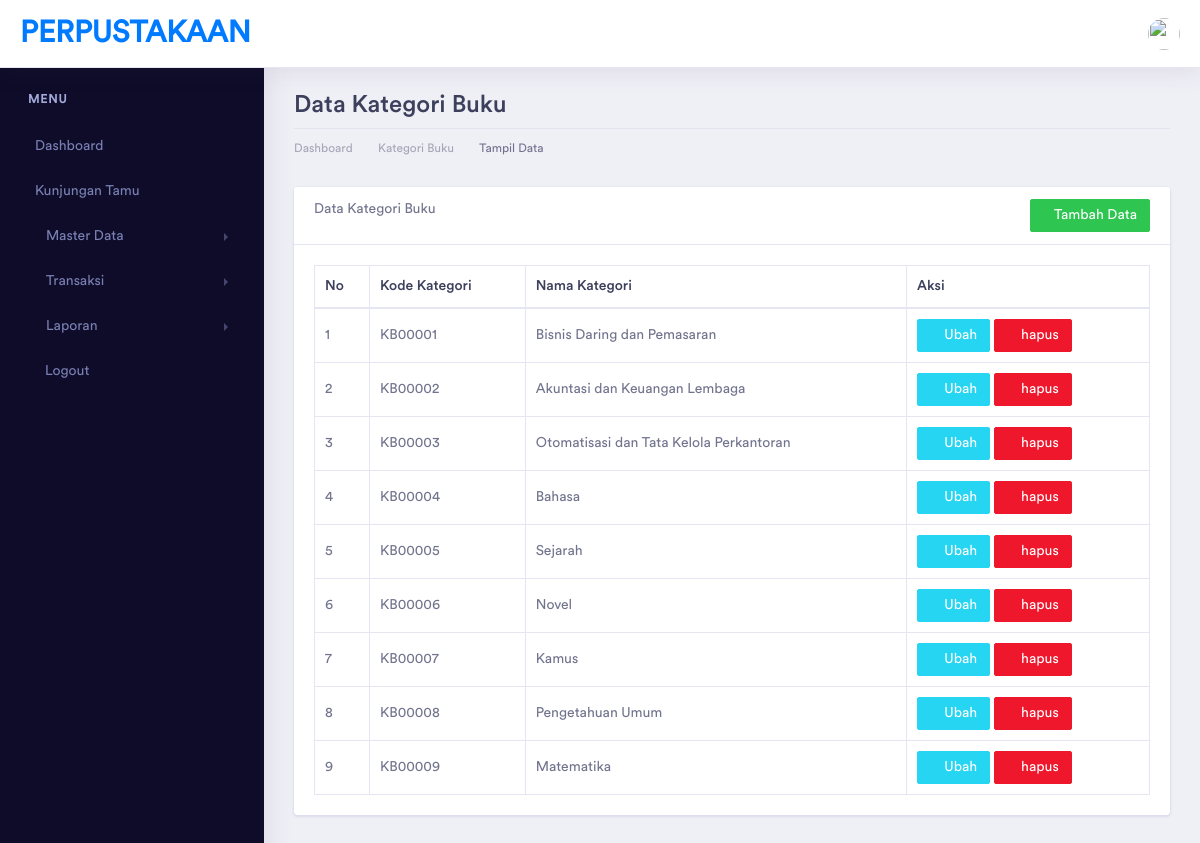
/index.php/kategoribuku, run on the app's committed database.
### tables this page shows
CREATE TABLE `kategoribuku` (
  `id_kb` int(5) NOT NULL,
  `kd_kategori` varchar(10) NOT NULL,
  `nama_kategori` varchar(100) NOT NULL
);

### application/controllers/Kategoribuku.php (called while the page is built, shortened)
<?php
class Kategoribuku extends CI_Controller {
    function __construct()
    {
        $this->load->model('KategoriBukuModel');
    }
	public function index()
	{
        $data['title'] = "Data Kategori Buku | PERPUSTAKAAN";
        $data['kategoribuku'] = $this->KategoriBukuModel->get_kategoribuku();
		$this->load->view('template/header', $data);
        $this->load->view('template/sidebar');
        $this->load->view('kategoribuku/kategoribuku_read', $data);
        $this->load->view('template/footer');
	}
}

### index.php (called while the page is built, shortened)
<?php
require_once BASEPATH.'core/CodeIgniter.php';

### application/models/KategoriBukuModel.php (called while the page is built, shortened)
<?php
class KategoriBukuModel extends CI_Model {
    private $tabel = "kategoribuku";
    public function get_kategoribuku()
    {
        return $this->db->get($this->tabel)->result();
    }
}

### application/views/kategoribuku/kategoribuku_read.php (the view)
<div class="dashboard-wrapper">
    <div class="container-fluid dashboard-content">
        <div class="row">
            <div class="col-xl-12 col-lg-12 col-md-12 col-sm-12 col-12">
                <div class="page-header">
                    <h2 class="pageheader-title">Data Kategori Buku </h2>
                    <div class="page-breadcrumb">
                        <nav aria-label="breadcrumb">
                            <ol class="breadcrumb">
                                <li class="breadcrumb-item"><a href="<?= base_url('home')?>" class="breadcrumb-link">Dashboard</a></li>
                                <li class="breadcrumb-item"><a href="<?= base_url('kategori_buku')?>" class="breadcrumb-link">Kategori Buku</a></li>
                                <li class="breadcrumb-item active" aria-current="page">Tampil Data</li>
                            </ol>
                        </nav>
                    </div>
                </div>
            </div>
        </div>
        <div class="row">
            <div class="col-xl-12 col-lg-12 col-md-12 col-sm-12 col-12">
                <div class="card">
                    <div class="card-header">
                        Data Kategori Buku
                        <a href="<?= base_url('kategoribuku/tambah')?>" class="btn btn-sm btn-success float-right">
                            <i class="fa fa-plus"></i>Tambah Data
                        </a>
                    </div>
                    <div class="card-body">
                        <table class="table table-bordered">
                            <thead>
                                <tr>
                                    <th>No</th>
                                    <th>Kode Kategori</th>
                                    <th>Nama Kategori</th>
                                    <th>Aksi</th>
                                </tr>
                            </thead>
                            <tbody>
                                <?php
                                    $no = 1;
                                    foreach($kategoribuku as $a){
                                        echo "<tr>
                                            <td>".$no++."</td>
                                            <td>".$a->kd_kategori."</td>
                                            <td>".$a->nama_kategori."</td>
                                            <td>
                                                <a href=".base_url('kategoribuku/ubah/'.$a->id_kb)." class='btn btn-info btn-sm'>
                                                    <i class='fa fa-edit'></i> Ubah
                                                </a>
                                                <a href=".base_url('kategoribuku/hapus/'.$a->id_kb)." class='btn btn-danger btn-sm'
                                                    onclick='return confirm(\"ingin hapus data ini?\")'>
                                                    <i class='fa fa-trash'></i> hapus
                                                </a>
                                            </td>
                                            </tr>";
                                    }
                                ?>
                            </tbody>
                        </table>
                    </div>
                </div>
            </div>
        </div>
    </div>
</div>

### data on the page
kategoribuku: kd_kategori "KB00001", nama_kategori "Bisnis Daring dan Pemasaran"
kategoribuku: kd_kategori "KB00002", nama_kategori "Akuntasi dan Keuangan Lembaga"
kategoribuku: kd_kategori "KB00003", nama_kategori "Otomatisasi dan Tata Kelola Perkantoran"
kategoribuku: kd_kategori "KB00004", nama_kategori "Bahasa"
kategoribuku: kd_kategori "KB00005", nama_kategori "Sejarah"
kategoribuku: kd_kategori "KB00006", nama_kategori "Novel"
kategoribuku: kd_kategori "KB00007", nama_kategori "Kamus"
kategoribuku: kd_kategori "KB00008", nama_kategori "Pengetahuan Umum"
kategoribuku: kd_kategori "KB00009", nama_kategori "Matematika"
